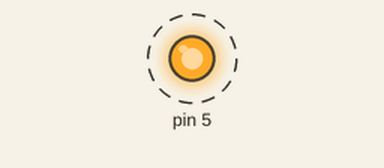
Recording of a sketch running on a simulated Arduino Uno, built with avr-gcc and run on an emulated ATmega328P. Parts: output pins drawn as LEDs (lit = HIGH). Dashed ring = blinking.

Above: at 0.5 s.
Timing chart, 0 to 4.6 s (numbered marks = the images above):
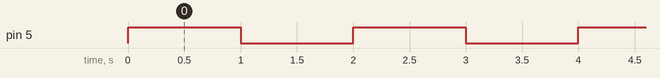

Measured:
- by itself, pin 5: alternates HIGH for 1.0 s and LOW for 1.0 s

The sketch:

lab1_part1_singleLED.ino
```cpp
//declaring and defining MAX to simply stop my loop from running forever.
const int MAX = 100;
int i = 1;

void setup() {
  //configure a specific pin on the mc to behave as an output.
  pinMode(5, OUTPUT);
  Serial.begin(9600);
}

void loop() {

  //used to set a digital pin to HIGH or LOW voltage level. (keywords HIGH or LOW)
  while(i <= MAX){
    //turning the LED on
    digitalWrite(5, HIGH);
    //wait for 1 sec
    delay(1000);
    //turn the LED off
    digitalWrite(5, LOW);
    //wait another sec
    delay(1000);
    //Serial.printf("Value: %d\n", (i));
    ++i;
  }
}
```
